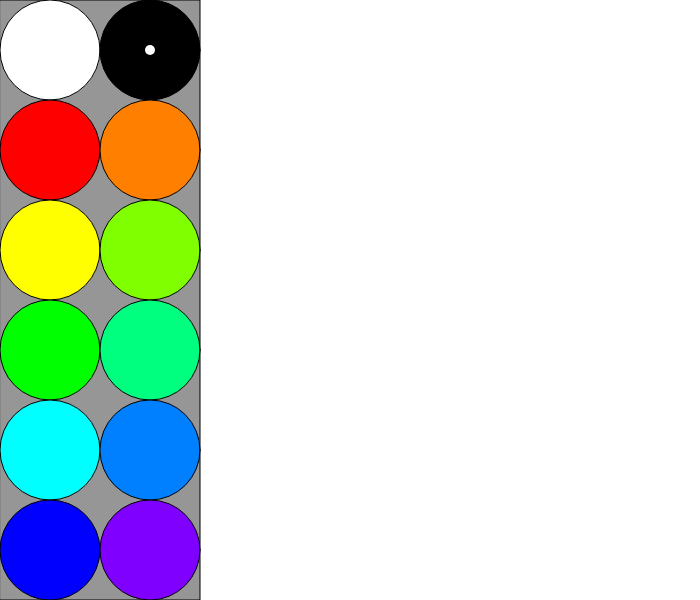
Frame 1 (no input)
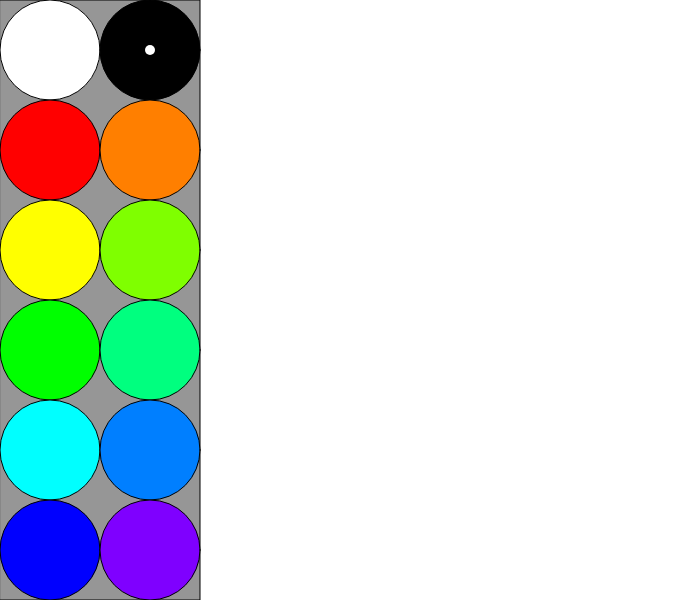
Frame 60 (no input)
Frame 120 (the mouse pressed at the canvas centre since frame 60): identical to frame 60, image omitted

The p5.js sketch that drew these frames (run headless with seeded random() and noise() and a simulated clock; from frame 60 on, the mouse is pressed at the canvas centre):

// p5.js sketch
// ── sketch.js
let pg;
let cp;

function setup() {
  createCanvas(700, 600);
  pg = new PaintGrid(3, 3, 200, 200, 0);
  cp = new ColorPicker(0, 0, 200, 600, 12);
}//setup

function draw() {
  background(0);
  pg.display();
  cp.display();
}//draw

function keyPressed() {
  if (key == 'c') {
    pg.resetGrid();
  }
}//keyPressed

function mouseClicked() {
  if (mouseX <200) {
    cp.pickColor(mouseX, mouseY);
  }
}//
function mouseDragged() {
  if (mouseX >= 200) {
    pg.addPoint(mouseX, mouseY);
  }
}//mouseDragged

function mouseReleased() {
  if (mouseX >= 200) {
    pg.endLine();
  }
}//mouseReleased

function mousePressed() {
  if (mouseX >= 200) {
    pg.startLine(mouseX, mouseY, cp.getColor());
  }
  else {
    cp.pickColor(mouseX, mouseY);
  }
}//mousePressed


class PaintGrid {

  constructor(nr, nc, bs, cx, cy) {

    this.numRows = nr;
    this.numCols = nc;
    this.blockSize = bs;
    this.grid = new Array(this.numRows);
    this.resetGrid();
    this.selected = null;
    this.corner = createVector(cx, cy);
  }//constructor

  resetGrid() {
    this.selected = null;
    for (var r=0; r < this.grid.length; r++) {
      this.grid[r] = new Array(this.numCols);
      for (var c=0; c < this.grid[r].length; c++) {
        this.grid[r][c] = new PaintBlock(this.blockSize*c, this.blockSize*r, this.blockSize);
      }
    }
  }//resetGrid

  display() {
    push();
    translate(this.corner.x, this.corner.y);
    for (var r=0; r < this.grid.length; r++) {
      for (var c=0; c < this.grid[r].length; c++) {
        this.grid[r][c].display(false);
      }
    }
    pop();
  }//display();


  addPoint(x, y) {
    let b = this.getBlockFromXY(x, y);

    x = Math.trunc(x - this.corner.x);
    y = Math.trunc(y - this.corner.y);

    let xc = Math.trunc(x / this.blockSize);
    let yr = Math.trunc(y / this.blockSize);

    x = x - (xc*this.blockSize);
    y = y - (yr*this.blockSize);

    if (b != this.selected) {

      let prevLine = this.selected.lines[this.selected.lines.length-1];
      let prev = prevLine.points[prevLine.points.length-1];

      //check if the border crossing is x
      if (abs(prev.x - x) >= this.blockSize/2) {
        if ( prev.x > x ) {
          this.addPointToAll(this.blockSize-1, y);
        }
        else if ( prev.x < x) {
          this.addPointToAll(0, y);
        }
      }
      else {
        if (prev.y > y) {
          this.addPointToAll(x, this.blockSize-1);
        }
        else if (prev.y < y) {
          this.addPointToAll(x, 0);
        }
      }

      //this part works fine
      this.endLine();
      this.startLine(x, y, prevLine.penColor);
      this.selected = b;

      if (abs(prev.x - x) >= this.blockSize/2) {
        if ( prev.x > x ) {
          this.addPointToAll(0, y);
        }
        else if (prev.x < x ) {
          this.addPointToAll(this.blockSize-1, y);
        }
      }
      else {
        if (prev.y > y) {
          this.addPointToAll(x, 0);
        }
        else if (prev.y < y) {
          this.addPointToAll(x, this.blockSize-1);
        }
      }
    }//border crossing


    this.addPointToAll(x, y);
  }//addPoint

  addPointToAll( x,  y) {
    for (var r=0; r < this.grid.length; r++) {
      for (var c=0; c < this.grid[r].length; c++) {
        this.grid[r][c].addPoint(x, y);
      }
    }
  }//addPointToAll

  startLine(x, y, co) {
    this.selected = this.getBlockFromXY(x, y);
    if (this.selected == null) {
      this.endLine();
      return;
    }

    for (var r=0; r < this.grid.length; r++) {
      for (var c=0; c < this.grid[r].length; c++) {
        this.grid[r][c].startLine(co);
      }
    }
  }//startLine


  endLine() {
    for (var r=0; r < this.grid.length; r++) {
      for (var c=0; c < this.grid[r].length; c++) {
        this.grid[r][c].endLine();
      }
    }
  }//endLine

  getBlockFromXY(x, y) {
    x = Math.trunc((x-this.corner.x) / this.blockSize);
    y = Math.trunc((y-this.corner.y) / this.blockSize);
    if (y >= this.grid.length || x >= this.grid[0].length ||
        y < 0 || x < 0) {
      return null;
    }
    return this.grid[y][x];
  }
}//PaintGrid

class PaintBlock {

  constructor(x, y, l) {
    this.corner = createVector(x, y);
    this.length = l;
    this.defBackground = color(255);
    this.lines = [];
    this.angle = 0;
  }//constructor

  display(viewGrid) {
    if (!viewGrid) {
      noStroke();
    }
    else {
      strokeWeight(1);
    }

    fill(this.defBackground);
    square(this.corner.x, this.corner.y, this.length);

    push();
    translate(this.corner.x, this.corner.y);
    //rotate(angle);
    for (const l of this.lines) {
      l.drawPoints();
    }
    pop();
  }//display

  addPoint(x, y) {
    //println("adding point " + points.size());
    //x = int(x+corner.x);
    //y = int(y+corner.y);
    this.lines[this.lines.length-1].addPoint(x, y);
  }//addPoint

  startLine(c) {
    this.lines.push(new PaintLine(c));
  }
  endLine() {
    this.lines[this.lines.length-1].endLine();
  }//endLine

}//PaintBlock

class PaintLine {

  constructor(c) {
    this.penColor = c;
    this.points = [];
  }//constructor

  drawPoints() {
    stroke(this.penColor);
    strokeWeight(3);
    for (let i=0; i<this.points.length-1; i++) {
      //print(this.points[i]);
      line(this.points[i].x, this.points[i].y,
           this.points[i+1].x, this.points[i+1].y);
    }
  }//drawPoints

  addPoint(x, y) {
    //println("adding point " + points.size());
    this.points.push(createVector(x, y));
  }//addPoint

  endLine() {
    this.points.push(this.points[this.points.length-1]);
  }//endLine
}//PaintLine

class ColorPicker {

  constructor(x, y, pw, ph, numColors) {
    this.corner = createVector(x, y);
    this.pickWidth = pw;
    this.pickHeight = ph;
    this.colors = new Array(numColors);
    this.paintSize = height/ (numColors/2);
    this.populateColors();
    this.selectedColor = 1;
  }//constructor

  display() {
    strokeWeight(1);
    fill(150);
    rect(this.corner.x, this.corner.y, this.pickWidth, this.pickHeight);

    fill(255);
    let x = int(this.corner.x) + this.paintSize/2;
    let y = int(this.corner.y) + this.paintSize/2;
    for (let c=0; c < this.colors.length; c+=2) {
      fill(this.colors[c]);
      circle(x, y, this.paintSize);
      if (c == this.selectedColor) {
        fill(255);
        noStroke();
        circle(x, y, 10);
        stroke(0);
      }
      x+= this.paintSize;
      fill(this.colors[c+1]);
      circle(x, y, this.paintSize);
      if (c+1 == this.selectedColor) {
        fill(255);
        noStroke();
        circle(x, y, 10);
        stroke(1);
      }
      x = int(this.corner.x) + this.paintSize/2;
      y+= this.paintSize;
    }//color circles
  }//display

  populateColors() {
    this.colors[0] = color(255);
    this.colors[1] = color(0);
    this.colors[2] = color(255, 0, 0);
    this.colors[3] = color(255, 127, 0);
    this.colors[4] = color(255, 255, 0);
    this.colors[5] = color(127, 255, 0);
    this.colors[6] = color(0, 255, 0);
    this.colors[7] = color(0, 255, 127);
    this.colors[8] = color(0, 255, 255);
    this.colors[9] = color(0, 127, 255);
    this.colors[10] = color(0, 0, 255);
    this.colors[11] = color(127, 0, 255);
  }//populateColors

  pickColor(x, y) {
    this.selectedColor =int(y/this.paintSize)*2 + int(x/this.paintSize);
    //println(x / paintSize + " " + y / paintSize + " " + index);
  }//pickColor

  getColor() {
    return this.colors[this.selectedColor];
  }//getColor

}//ColorPicker
